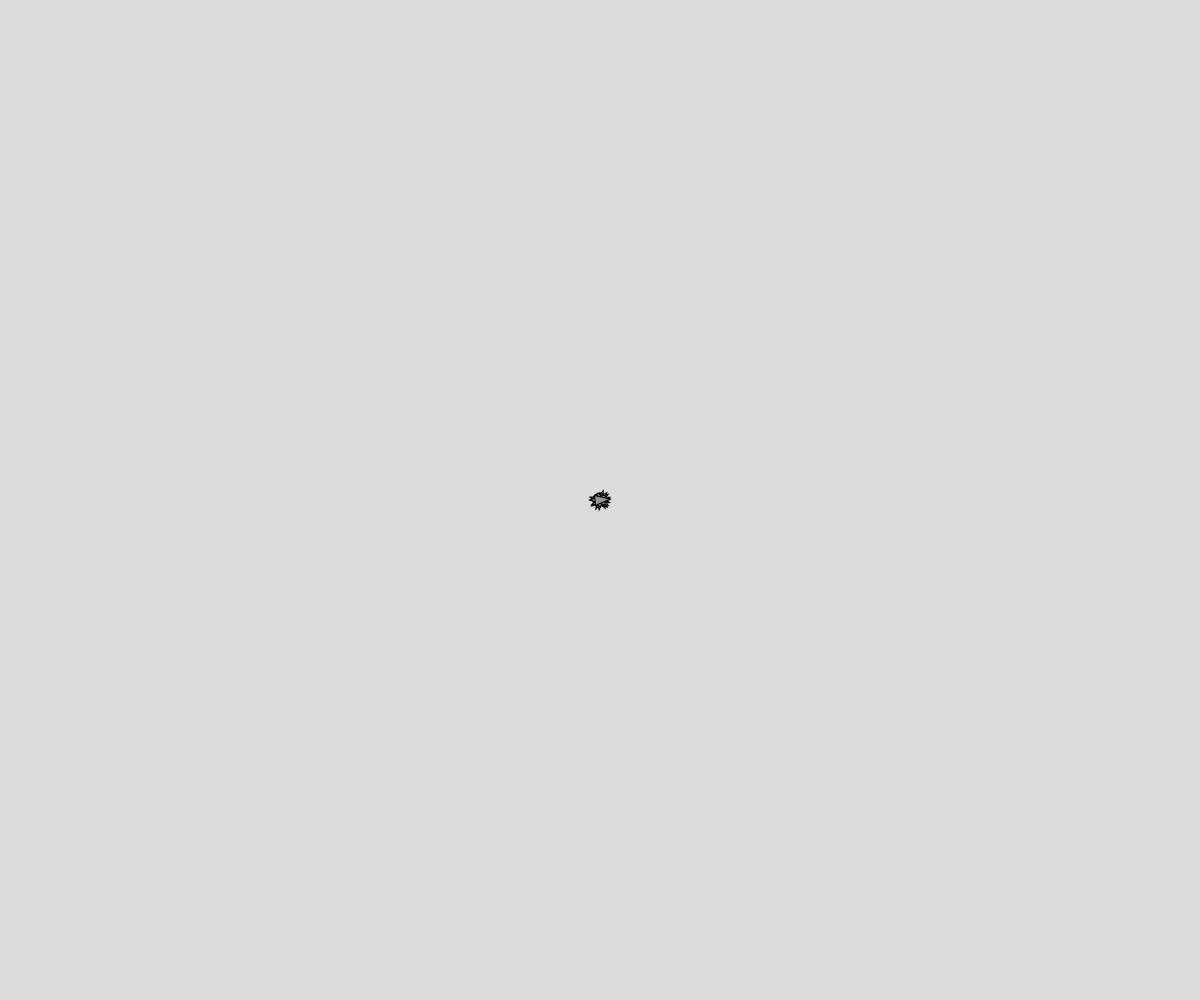
Frame 1 (no input)
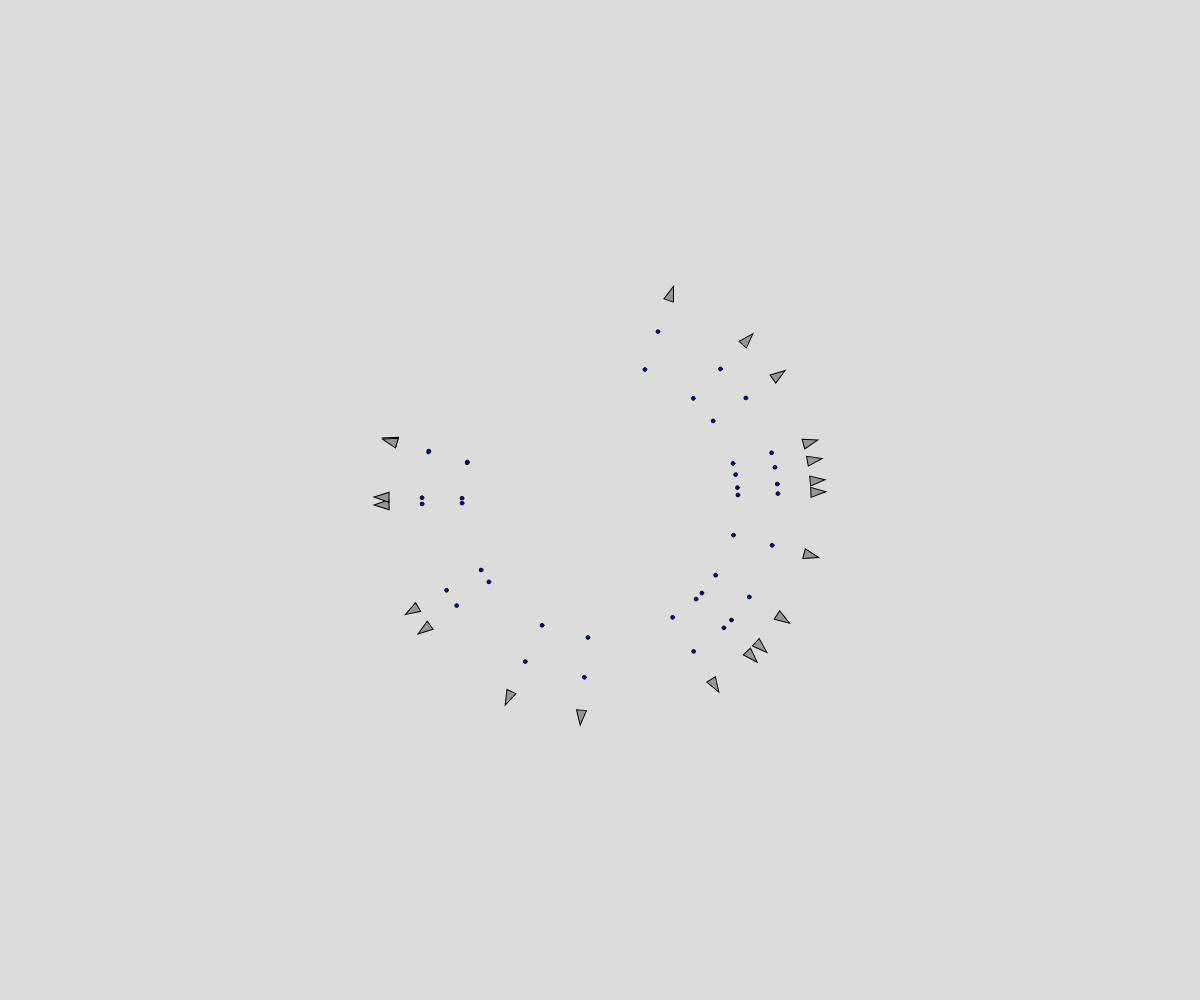
Frame 60 (no input)
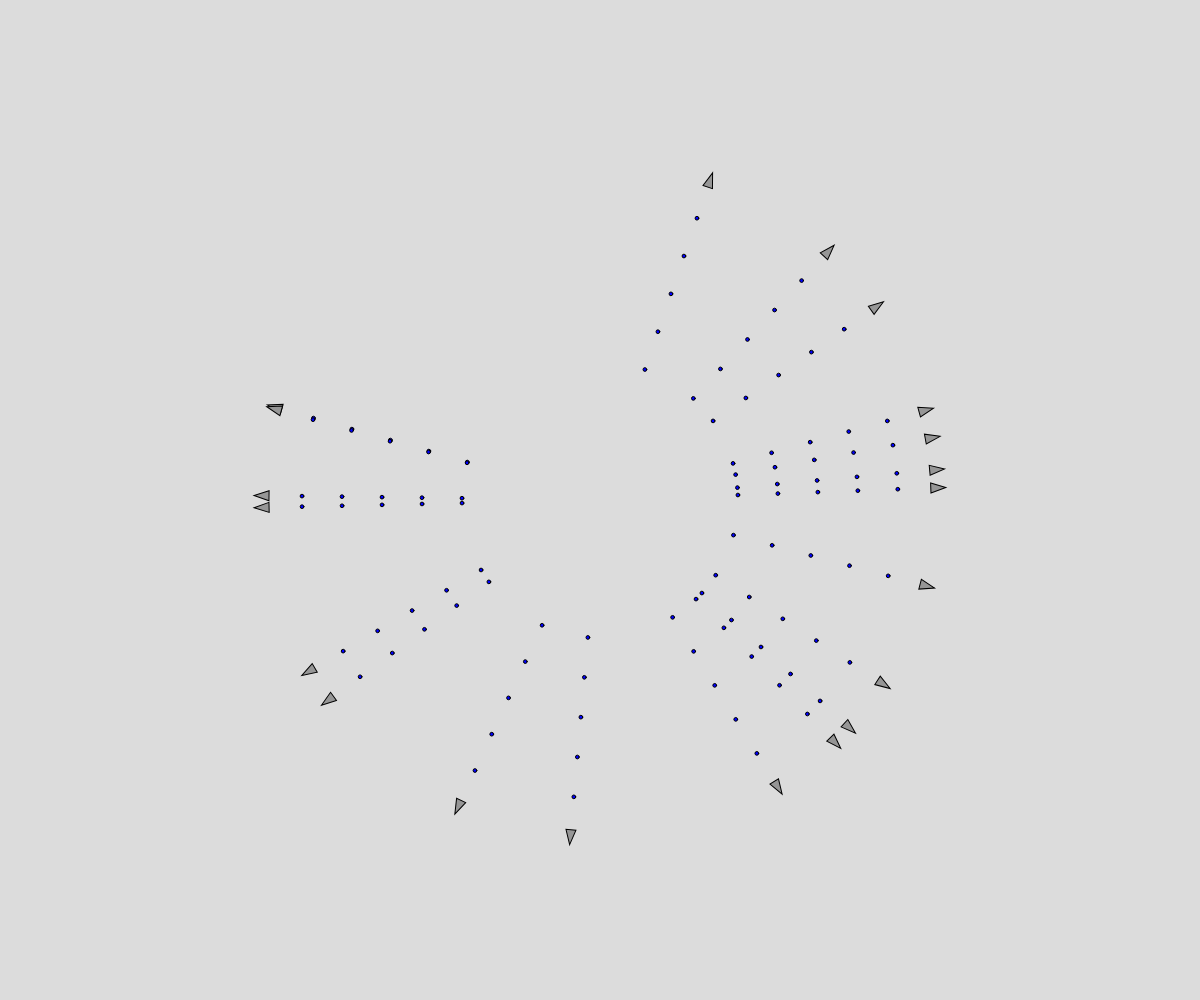
Frame 120 (the mouse pressed at the canvas centre since frame 60)

The p5.js sketch that drew these frames (run headless with seeded random() and noise() and a simulated clock; from frame 60 on, the mouse is pressed at the canvas centre):

// p5.js sketch
// ── sketch.js
let ants;
let foods;
let size;
function setup() {
  createCanvas(windowWidth, windowHeight);
  size = 5;
  ants = [];
  for (let i = 0; i < 20; i++){
    ants.push(new Ant(width/2, height/2, size));
  }
  foods = [];
}

function draw() {
  background(220);
  for (let i = 0; i < foods.length; i++){
    foods[i].show();
    if (foods[i].done){
      foods.splice(i, 1);
    }
  }
  for (let i = 0; i < ants.length; i++){
    ants[i].showPath();
    ants[i].show();
    ants[i].update();
    ants[i].walk();
  }
}

function mouseClicked(){
  if (foods.length > 300){
    return;
  }
  let r = 100;
  for (let i = 0; i < 100; i++){
    let x = random(-r, r) + mouseX;
    let y = random(-r, r) + mouseY;
    if (x < 0){
      x = 0;
    }else if (x > width){
      x = width;
    }
    if (y < 0){
      y = 0;
    }else if (y > height){
      y = height;
    }
    foods.push(new Food(x, y, size));
  }
}


// ── Ant.js
class Ant{
  constructor(x, y, s){
    this.pos = createVector(x, y);
    this.size = s;
    this.vel = p5.Vector.random2D();
    this.vel.setMag(100);
    this.acc = createVector();
    this.maxForce = 2;
    this.maxSpeed = 2;
    this.home = createVector(width - width/3, height/2);
    this.hasFood = false;
    this.path = [];
    this.steps = 0;
    this.stepCD = 20;
    this.item = null;
    this.perception = s*25;
    this.temp = [];
  }
  show(){
    push();
    translate(this.pos.x, this.pos.y);
    rotate(this.vel.heading() - radians(-90));
    fill(200, 50);
    ellipseMode(CENTER);
    //ellipse(0, 0, this.perception);
    fill(150);
    triangle(0, -this.size*2, -this.size, this.size, this.size, this.size);
    if (this.item != null){
      ellipseMode(CENTER);
      fill(color('green'));
      ellipse(0, -this.size*2, this.size);
    }
    pop();
  }
  showPath(){
    for (let i = this.path.length -1; i >= 0; i--){
      this.path[i].show();
      if (this.path[i].dead){
        this.path.splice(i, 1);
      }
    }
  }
  walk(){
    if (this.item != null){
      this.goHome();
    }else{
      this.seekFood();
    }
  }
  seekFood(){
    let found = this.checkArea();
    if (found == undefined){
      return;
    }
    if (found == 'food'){
      let item;
      let index = 0;
      let closest = 1000;
      for (let i = foods.length-1; i >= 0; i--){
        let d = dist(this.pos.x, this.pos.y, foods[i].pos.x, foods[i].pos.y);
        if (d < closest && d < this.perception){
          closest = d;
          index = i;
        }
      }
      if (closest < this.size*2){
        this.item = foods[index];
        foods[index].done = true;
        return;
      }else{
        item = foods[index];
        let desired = p5.Vector.sub(item.pos, this.pos);
        desired.limit(this.maxForce);
        this.applyForce(desired);
      }
    }else if (found == 'red'){
      let index = 0;
      let oldest = 0;
      for (let i = 0; i < this.temp.length; i++){
        if (this.temp[i].count > oldest){
          oldest = this.temp[i].count;
          index = i;
        }
      }
      let desired = p5.Vector.sub(this.temp[index].pos, this.pos);
      desired.limit(this.maxForce);
      this.applyForce(desired);
    }
    this.temp = [];
  }
  checkArea(){
    for (let i = foods.length-1; i >=0; i--){
      if (dist(this.pos.x, this.pos.y, foods[i].pos.x, foods[i].pos.y) < this.perception){
        return 'food';
      }
    }
    for (let i = 0; i < ants.length; i++){
      for (let j = ants[i].path.length-1; j >= 0; j--){
        if (ants[i] == this){
          break;
        }
        if (ants[i].path[j].foundFood){
          if (dist(this.pos.x, this.pos.y, ants[i].path[j].pos.x, ants[i].path[j].pos.y) < this.perception){
            this.temp.push(ants[i].path[j]);
          }
        }
      }
    }
    if (this.temp.length >0){
      return 'red';
    }else{
      return undefined;
    }
  }
  goHome(){
    let desired = p5.Vector.sub(this.home, this.pos);
    desired.limit(this.maxForce);
    desired.setMag(this.maxSpeed);
    this.applyForce(desired);
    if (dist(this.pos.x, this.pos.y, this.home.x, this.home.y) < this.size*2){
      this.item = null;
    }
  }
  update(){
    this.pos.add(this.vel);
    this.vel.add(this.acc);
    this.vel.limit(this.maxSpeed);
    this.acc.mult(0);
    if (this.pos.x < this.size || this.pos.x > width-this.size){
      this.vel.x *= -1;
    }
    if (this.pos.y < this.size || this.pos.y > height-this.size){
      this.vel.y *= -1;
    }
    this.takeStep();
  }
  takeStep(){
    this.steps++;
    if (this.steps >= this.stepCD){
      if (this.item != null){
        this.path.push(new Step(this.pos.x, this.pos.y, this.size * 0.75, true));
      }else{
        this.path.push(new Step(this.pos.x, this.pos.y, this.size * 0.75, false));
      }
      this.steps = 0;
    }
  }
  applyForce(force){
    this.acc.add(force);
  }
}




// ── Food.js
class Food{
  constructor(x, y, s){
    this.pos = createVector(x, y);
    this.size = s;
    this.done = false;
  }
  show(){
    ellipseMode(CENTER);
    fill(color('green'));
    ellipse(this.pos.x, this.pos.y, this.size);
  }
}

// ── Step.js
class Step{
  constructor(x, y, s, b){
    this.pos = createVector(x, y);
    this.size = s;
    this.life = 550;
    this.count = 0;
    this.dead = false;
    this.foundFood = b;
  }
  show(){
    let c = color('blue');
    if (this.foundFood){
      c = color('red');
    }
    fill(c);
    ellipseMode(CENTER);
    ellipse(this.pos.x, this.pos.y, this.size);
    this.count++;
    if (this.count >= this.life){
      this.dead = true;
    }
  }
  foundFood(){
    return this.foundFood;
  }
}
